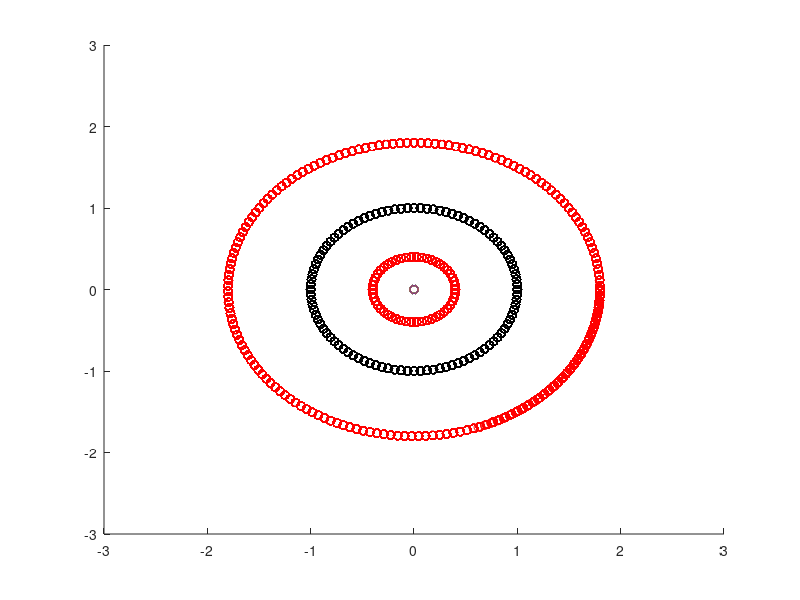

The MATLAB script that drew this image:
clear all
close all
clc

E_M = 1
G=1*10^-3
E_R=1
Sun_M=1000
E_F=G*Sun_M*E_M/((E_R)^2)
a_e=E_F/E_M
w1=-sqrt(a_e/E_R)
t=0
x=0

figure(1)
hold


%w1=1

for i=1:200 ;
t(i)=(i-1)*2*pi/100;
%planet 1
x1(i)=E_R*cos(w1*t(i))
y1(i)=E_R*sin(w1*t(i))
plot(x1,y1,'ok')
%planet 2
x2(i)=0.4*E_R*cos(2*w1*t(i))
y2(i)=0.4*E_R*sin(2*w1*t(i))
plot(x2,y2,'or')

%planet 3
x3(i)=1.8*E_R*cos(0.6*w1*t(i))
y3(i)=1.8*E_R*sin(0.6*w1*t(i))
plot(x3,y3,'or')
axis([-3 3 -3 3])
%comet(x,y)
plot(0,0,'o')
pause(0.05)
%axis([0 10^16 0 10^16])
end
